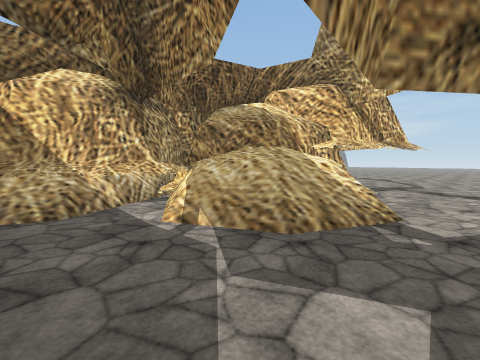
View 1 (above)

21 first-person views from a walk through a Unity game level. The camera is 1.5 m above the floor, tilts 4° down and sees 90° across. The floor is counted in squares, 2 m on a side. Each view is taken from the middle of a square. On the plan, view 1 faces up. The plan holds only what a view shows up to about 9 squares ahead; the rest is blank. The place goes on beyond the plan. The player is left out. Some surface patterns are stand-ins.

View 2
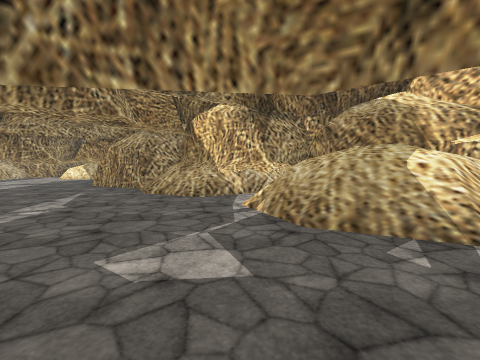

View 3
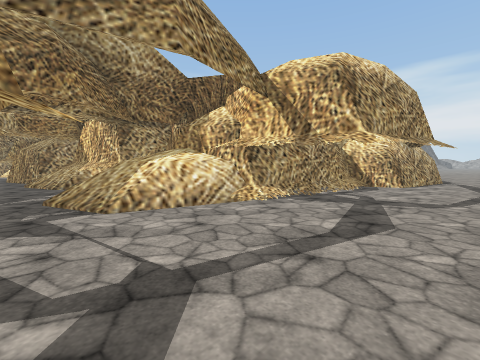

View 4
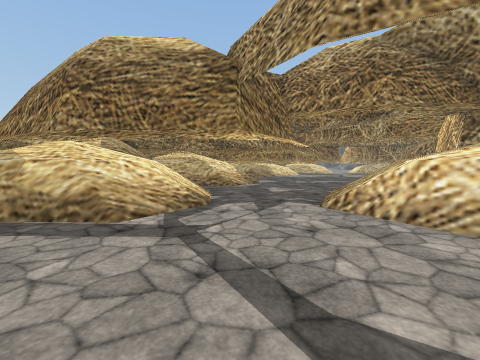

View 5
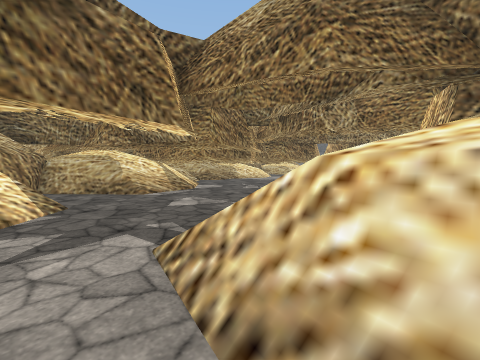

View 6
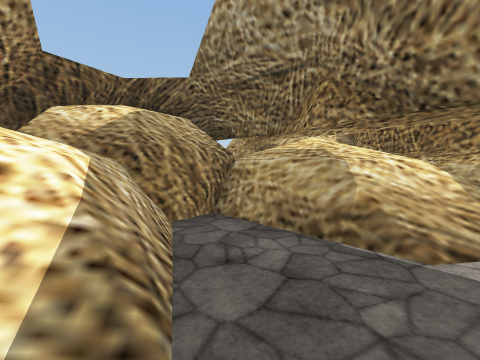

View 7
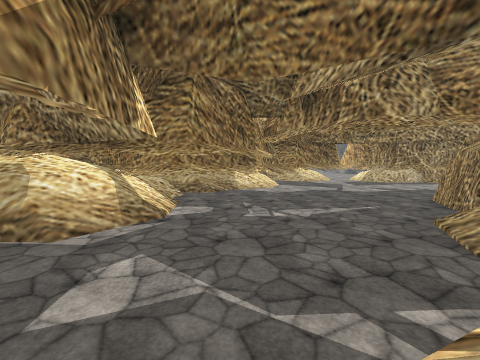

View 8
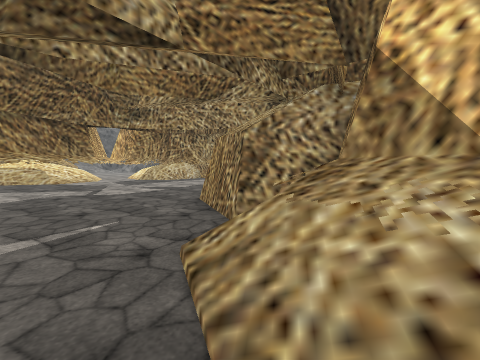

View 9
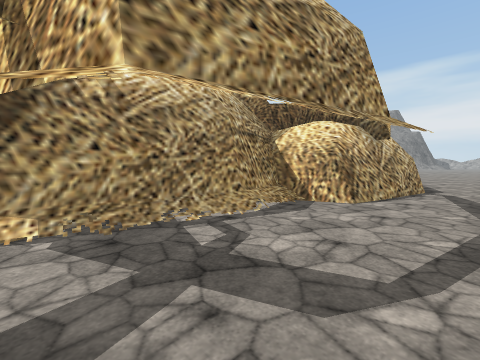

View 10
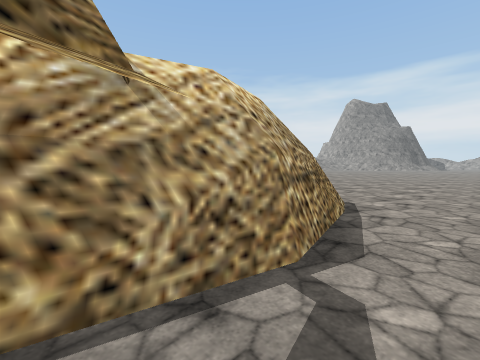

View 11
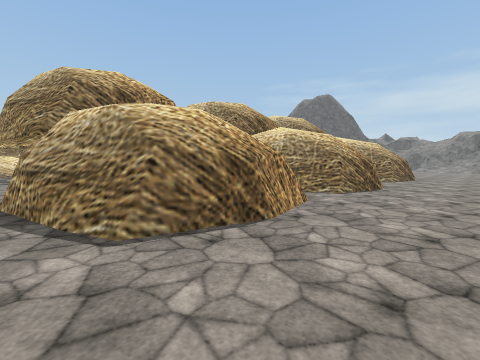

View 12
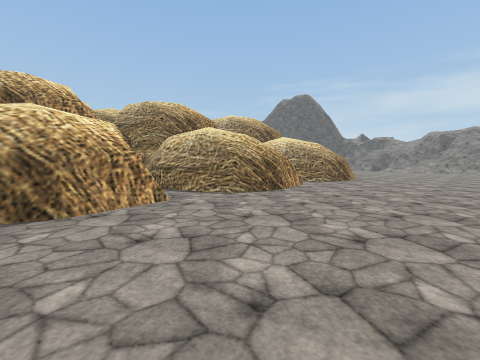

View 13
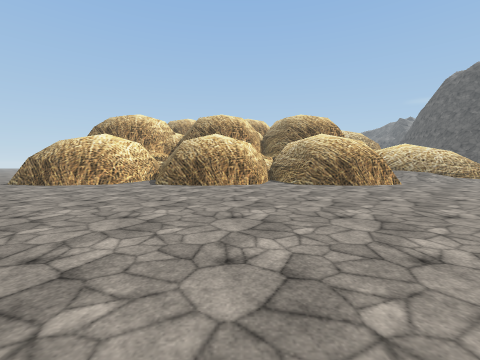

View 14
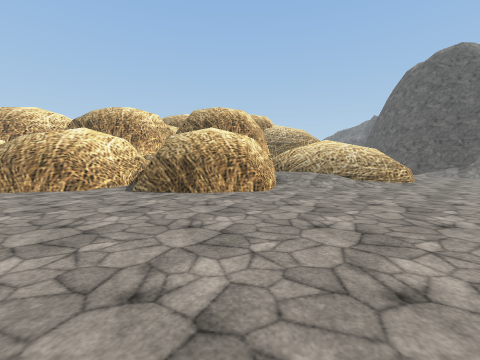

View 15
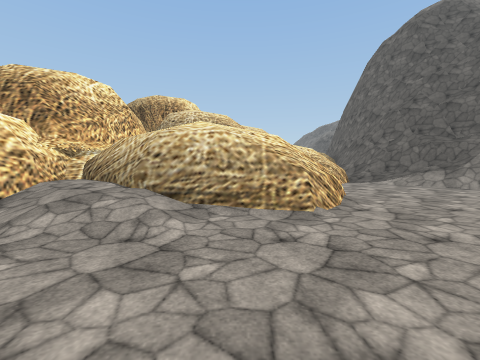

View 16
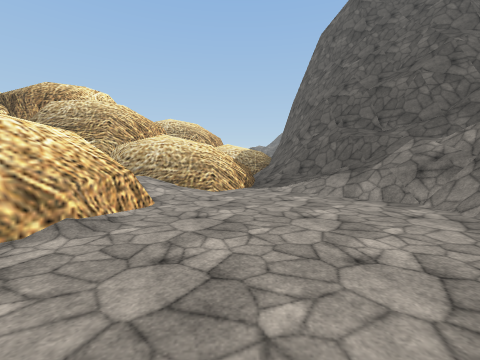

View 17
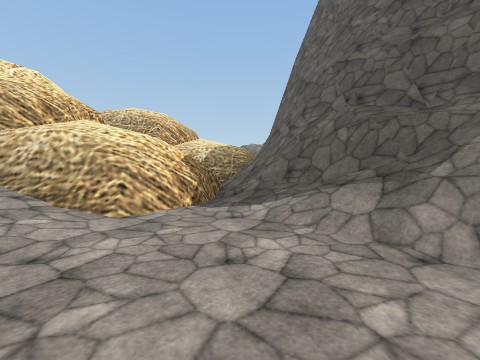

View 18
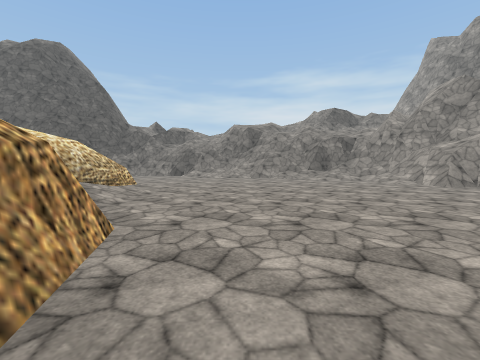

View 19
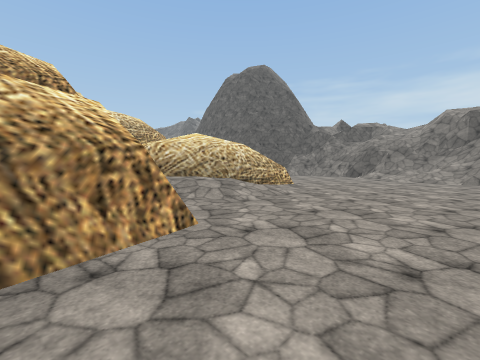

View 20
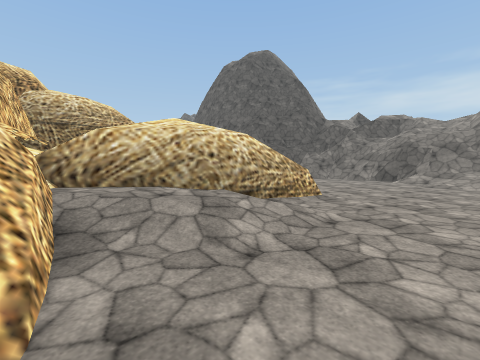

View 21
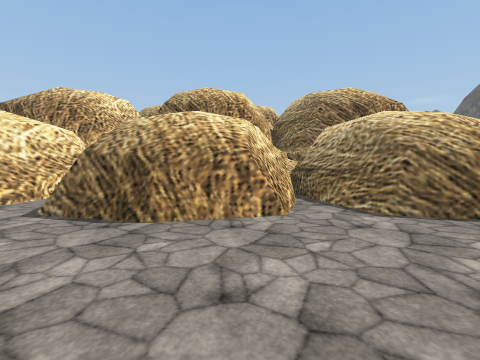

### Floor plan
Key: @ floor where view 1 was taken; # wall or solid block; . main floor; : floor 0.5 m higher than the main floor; + floor 0.75 m higher than the main floor; * floor 2.75 m higher than the main floor; % floor 3.25 m higher than the main floor; & floor 3.5 m higher than the main floor; / step, stairs or slope; = window, fence, low wall or low ledge; ^ raised ledge; v drop or lower ground.
Columns run from 21 left of view 1 to 6 right of it. Each row starts with its distance up from view 1.
 26      /v
 25      ##.         .
 24      /...      .....      ..
 23      .....  .  .....     ...
 22      ................   ....
 21      .......................
 20      .......................
 19  /..........................
 18  /..........................
 17 //.....................##...
 16 //.........##########.####..
 15 /.......///#        ###  #..
 14  .....=###/#             ##.
 13 .....=#* ==#             ##.
 12 .....= %&% #             #..
 11 /...//     #            ##..
 10 //..//+   #             #...
  9 ==/^###=###             #...
  8 #=/#                    #...
  7 #=/#                   ##...
  6 ##/                #####:...
  5  ###              ##////....
  4                 #### ///....
  3               ### ../// ....
  2            ##...............
  1            #............ #^.
  0            #.........@..####
 -1           #####.#####...#
 -2            #  ###  ####.#
 -3                      ####

Positions as (right, up) in squares from view 1, and headings:
1: (0, 0), facing up
2: (2, 0), facing up-left
3: (6, 2), facing up-left
4: (6, 5), facing down-left
5: (3, 5), facing down-left
6: (2, 1), facing down
7: (1, 3), facing down-left
8: (-2, 3), facing left
9: (6, 6), facing up-left
10: (6, 12), facing up-left
11: (5, 19), facing down-left
12: (3, 21), facing down-left
13: (-4, 25), facing down
14: (-9, 23), facing down
15: (-14, 18), facing down
16: (-18, 16), facing down
17: (-19, 13), facing down
18: (-7, 18), facing left
19: (-8, 19), facing down-left
20: (-10, 17), facing down-left
21: (-4, 20), facing down
